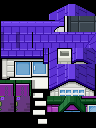

Rendered tile map (Tiled .tmx) drawn with the repository's tilesets; below, a short description and the map source with its tile grids summarised:
An orthogonal 6x8 tile map with 16x16 px tiles, 3 tile layers (OnGrass, Collisions, WalkBehind) and 1 object (teleport on push).

<map version="1.10" tiledversion="1.11.0" orientation="orthogonal" renderorder="right-down" compressionlevel="6" width="6" height="8" tilewidth="16" tileheight="16" infinite="0" nextlayerid="5" nextobjectid="10">
 <tileset firstgid="1" source="../../../tileset/red-4-h250.tsx" />
 <layer id="4" name="OnGrass" width="6" height="8">
  <data>[48 cells, 12 non-empty, 12 distinct tile ids]</data>
 </layer>
 <layer id="1" name="Collisions" width="6" height="8">
  <data>[48 cells, 30 non-empty, 28 distinct tile ids]</data>
 </layer>
 <layer id="2" name="WalkBehind" width="6" height="8">
  <data>[48 cells, 39 non-empty, 34 distinct tile ids]</data>
 </layer>
 <objectgroup name="Moving">
  <object id="9" type="teleport on push" x="48" y="112" width="16" height="16">
   <properties>
    <property name="map" value="floor-0" />
    <property name="x" value="3" />
    <property name="y" value="8" />
   </properties>
  </object>
 </objectgroup>
</map>
